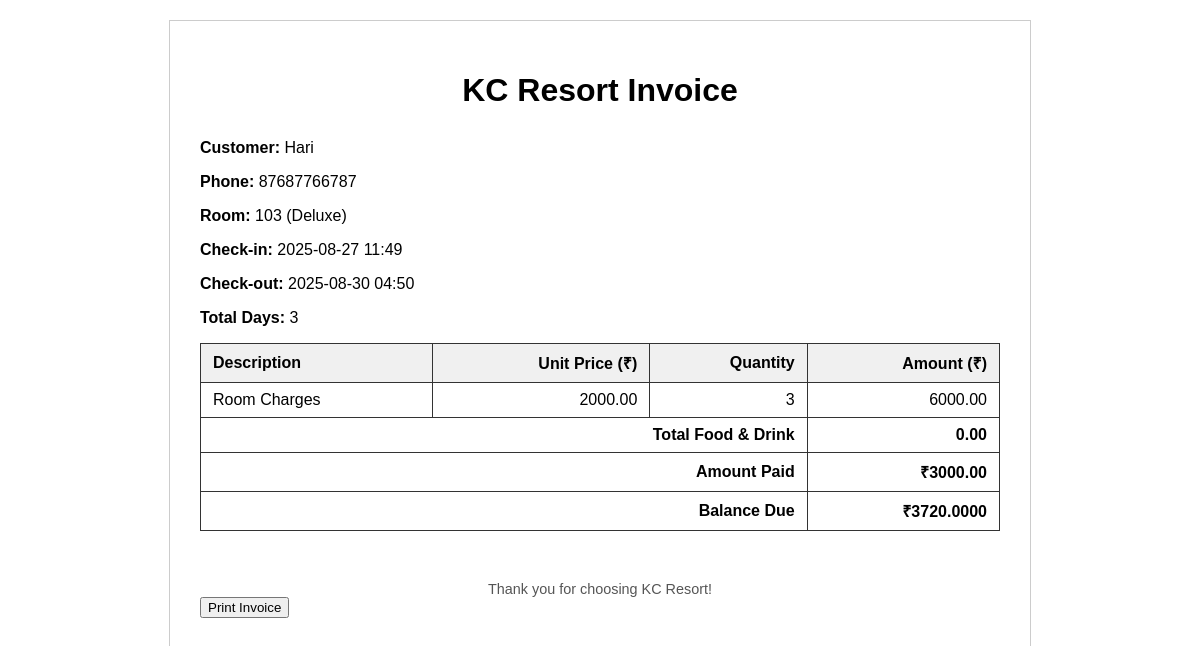
The page /checkin_checkout/invoice/3/ on the database its author committed.
### booking/models.py (models this page shows, shortened)
class Booking(models.Model):
    STATUS_CHOICES = [
        ('booked', 'Booked'),
        ('pre-booked', 'Pre-Booked'),
        ('completed', 'Completed'),
    ]
    PAYMENT_CHOICES = [
        ('upi', 'UPI'),
        ('cash', 'Cash'),
        ('card', 'Card'),
    ]
    PAYMENT_STATUS_CHOICES = [
        ('paid', 'Paid'),
        ('pending', 'Pending'),
        ('cancelled', 'Cancelled'),
    ]
    customer_name = models.CharField(max_length=100)
    phone_number = models.CharField(max_length=15)
    address = models.TextField(blank=True, null=True)
    document_type = models.CharField(
        max_length=50,
        choices=[('Aadhar', 'Aadhar'), ('License', 'License'), ('PAN', 'PAN')],
        default='Aadhar'
    )
    document_number = models.CharField(max_length=50)
    room = models.ForeignKey(Room, on_delete=models.CASCADE)
    adults = models.PositiveIntegerField(default=1)
    children = models.PositiveIntegerField(default=0)
    status = models.CharField(max_length=20, choices=STATUS_CHOICES, default='booked')
    checkin_datetime = models.DateTimeField(default=now)
    checkout_datetime = models.DateTimeField(blank=True, null=True)
    payment_type = models.CharField(max_length=10, choices=PAYMENT_CHOICES, default='cash')
    payment_status = models.CharField(max_length=10, choices=PAYMENT_STATUS_CHOICES, default='pending')
    apply_gst = models.BooleanField(default=False)
    price = models.DecimalField(max_digits=10, decimal_places=2, default=0)  # final total price
    cgst_amount = models.DecimalField(max_digits=10, decimal_places=2, default=0)
    sgst_amount = models.DecimalField(max_digits=10, decimal_places=2, default=0)
    amount_paid = models.DecimalField(max_digits=10, decimal_places=2, default=0)
    invoice_number = models.CharField(max_length=20, unique=True, blank=True, null=True)
    created_at = models.DateTimeField(auto_now_add=True)

### rooms/models.py (models this page shows, shortened)
class Room(models.Model):
    ROOM_TYPE_CHOICES = [
        ('Standard', 'Standard'),
        ('Deluxe', 'Deluxe'),
        ('Suite', 'Suite'),
    ]
    AC_CHOICES = [
        ('AC', 'A/C'),
        ('Non-AC', 'Non A/C'),
    ]
    STATUS_CHOICES = [
        ('Available', 'Available'),
        ('Occupied', 'Occupied'),
        ('Maintenance', 'Maintenance'),
    ]
    room_number = models.CharField(max_length=10, unique=True)
    room_type = models.CharField(max_length=20, choices=ROOM_TYPE_CHOICES)
    ac_type = models.CharField(max_length=10, choices=AC_CHOICES, default='Non-AC')
    floor = models.ForeignKey(Floor, on_delete=models.SET_NULL, null=True, default=None)
    price = models.DecimalField(max_digits=10, decimal_places=2)
    status = models.CharField(max_length=20, choices=STATUS_CHOICES, default='Available')

### checkin_checkout/views.py (the view, shortened to what this page needs)
# urls.py: path('invoice/<int:booking_id>/', views.invoice_view, name='invoice'),
def invoice_view(request, booking_id):
    booking = get_object_or_404(Booking, id=booking_id)
    food_orders = FoodAndDrink.objects.filter(booking=booking)
    total_days = max(0, (booking.checkout_datetime.date() - booking.checkin_datetime.date()).days) \
        if booking.checkin_datetime and booking.checkout_datetime else 0
    room_price = Decimal(getattr(booking.room, 'price', 0) or 0)
    room_amount = room_price * Decimal(total_days)
    cgst_rate = sgst_rate = Decimal('0.00')
    cgst_amount = sgst_amount = Decimal('0.00')
    if booking.apply_gst:
        gst_rate = Decimal('0.12') if room_amount < Decimal('7000.00') else Decimal('0.18')
        cgst_rate = sgst_rate = gst_rate / Decimal('2.0')
        cgst_amount = room_amount * cgst_rate
        sgst_amount = room_amount * sgst_rate
    else:
        gst_rate = Decimal('0.00')
    food_amount = Decimal('0.00')
    customer_orders = defaultdict(list)
    grand_total = room_amount + cgst_amount + sgst_amount + food_amount
    amount_paid = booking.amount_paid or Decimal('0.00')
    balance_due = max(grand_total - amount_paid, Decimal('0.00'))
    context = {
        'booking': booking,
        'total_days': total_days,
        'room_price': room_price,
        'room_amount': room_amount,
        'gst_rate': gst_rate * 100,  # percentage
        'cgst_rate': cgst_rate * 100,
        'sgst_rate': sgst_rate * 100,
        'cgst_amount': cgst_amount,
        'sgst_amount': sgst_amount,
        'food_orders': food_orders,
        'customer_orders': dict(customer_orders),
        'food_amount': food_amount,
        'grand_total': grand_total,
        'amount_paid': amount_paid,
        'balance_due': balance_due,
        'payment_type': getattr(booking, 'payment_type', 'N/A').upper(),
        'invoice_number': getattr(booking, 'invoice_number', f"INV-{booking.id:06d}"),
    }
    return render(request, 'checkin/invoice.html', context)

### checkin_checkout/templates/checkin/invoice.html (shortened to what this page needs)
<!DOCTYPE html>
<html lang="en">
<head>
</head>
<body>
  <h1>KC Resort Invoice</h1>
  <p><strong>Customer:</strong> {{ booking.customer_name }}</p>
  <p><strong>Phone:</strong> {{ booking.phone_number }}</p>
  <p><strong>Room:</strong> {{ booking.room.room_number }} ({{ booking.room.room_type }})</p>
  <p><strong>Check-in:</strong> {{ booking.checkin_datetime|date:"Y-m-d H:i" }}</p>
  <p><strong>Check-out:</strong> {{ booking.checkout_datetime|date:"Y-m-d H:i" }}</p>
  <p><strong>Total Days:</strong> {{ total_days }}</p>
  <table>
    <thead>
      <tr>
        <th>Description</th>
        <th class="right-align">Unit Price (₹)</th>
        <th class="right-align">Quantity</th>
        <th class="right-align">Amount (₹)</th>
      </tr>
    </thead>
    <tbody>
      <tr>
        <td>Room Charges</td>
        <td class="right-align">{{ room_price }}</td>
        <td class="right-align">{{ total_days }}</td>
        <td class="right-align">{{ room_amount }}</td>
      </tr>
      <tr class="total-row">
        <td colspan="3" class="right-align">Total Food & Drink</td>
        <td class="right-align">{{ food_amount }}</td>
      </tr>
      <tr class="total-row">
        <td colspan="3" class="right-align">Amount Paid</td>
        <td class="right-align">₹{{ amount_paid }}</td>
      </tr>
      <tr class="total-row">
        <td colspan="3" class="right-align">Balance Due</td>
        <td class="right-align">₹{{ balance_due }}</td>
      </tr>
    </tbody>
  </table>
  <div class="footer">
    Thank you for choosing KC Resort!
  </div>
  <button class="no-print" onclick="window.print()">Print Invoice</button>
</body>
</html>

### checkin_checkout/templates/checkin/invoice.html (style rules this page uses)
body { font-family: Arial, sans-serif; max-width: 800px; margin: 20px auto; padding: 30px; border: 1px solid #ccc; }
h1 { text-align: center; margin-bottom: 30px; }
table { width: 100%; border-collapse: collapse; margin-bottom: 30px; }
th, td { border: 1px solid #333; padding: 8px 12px; text-align: left; }
th { background-color: #f0f0f0; }
.total-row { font-weight: bold; }
.right-align { text-align: right; }
.footer { text-align: center; margin-top: 50px; font-size: 0.9em; color: #555; }

### rows shown on the page
Booking: customer_name "Hari", phone_number "87687766787", room.room_number "103", room.room_type "Deluxe", checkin_datetime "2025-08-27 11:49", checkout_datetime "2025-08-30 04:50", amount_paid "3000.00"
Room: price "2000.00"

### other values the page prints
{{ total_days }} "3"
{{ room_amount }} "6000.00"
{{ food_amount }} "0.00"
{{ balance_due }} "3720.0000"
